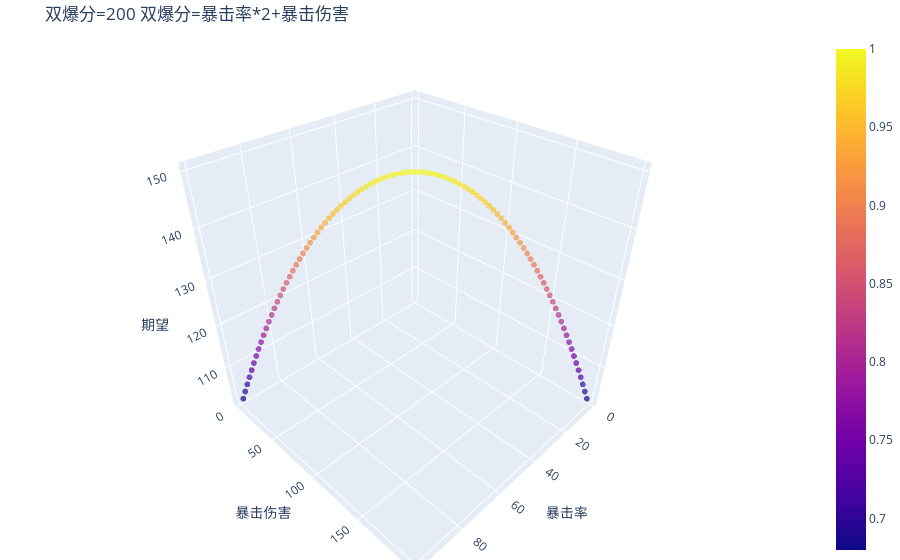

Source (notebook cell):
### Code cell
import plotly.express as px
import plotly.graph_objects as go
import pandas as pd
import numpy as np
import chart_studio.plotly as py
import cufflinks as cf
import math
%matplotlib inline

from plotly.offline import download_plotlyjs, init_notebook_mode,plot, iplot
init_notebook_mode(connected=True)
cf.go_offline()


critic_score = 200 #更改双爆分




critic_rate = np.arange(1, 100, 1)
critic_dam = critic_score-critic_rate*2
expectation = (100+critic_dam)*critic_rate/100.0 + 100*(1 - critic_rate/100)
fig = go.Figure()
fig.add_trace(go.Scatter3d(
    x=critic_rate, y=critic_dam, z=expectation,
    mode='markers',
    marker_color=expectation/((100+critic_score/2)*critic_score/4/100+100*(1 - critic_score/4/100)),
    marker=dict(showscale=True),
    text=critic_dam/critic_rate,
    opacity=0.7
))
fig.update_traces(marker_size=2)
fig.update_layout(title=dict(text="双爆分="+str(critic_score)+" 双爆分=暴击率*2+暴击伤害"),
                  scene = dict( xaxis_title='暴击率',
                    yaxis_title='暴击伤害',
                    zaxis_title='期望'),
                  margin=dict(l=20, r=20, t=39, b=0),
                  )
